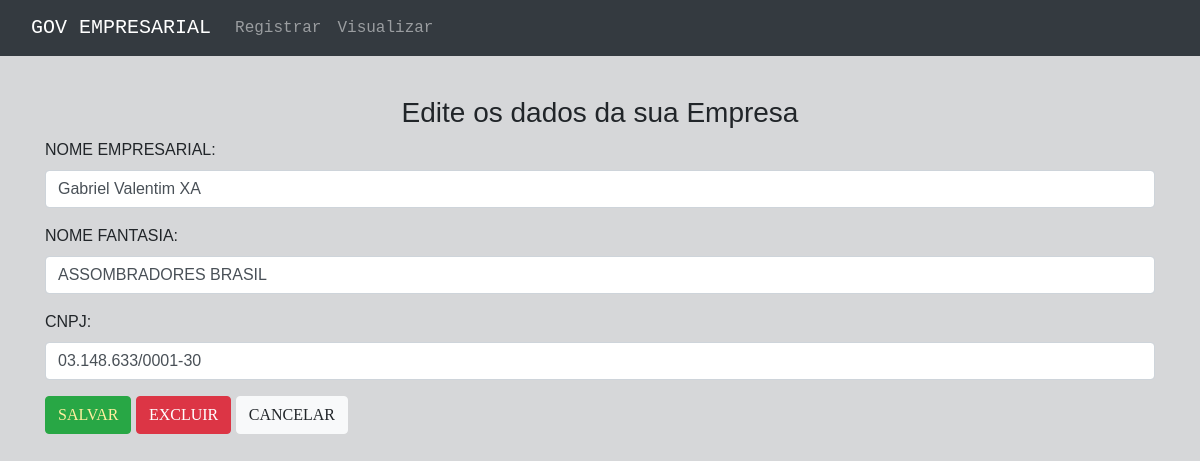
Page /Gabriel_Valentim_Avaliacao_2/Gabriel_Valentim_Empresa/view/secoes/editarEmpresa.php?id=1 on the committed database.
### tables this page shows
CREATE TABLE `empresarial` (
  `id` int(4) NOT NULL,
  `nome` varchar(50) NOT NULL,
  `nome_empresa` varchar(30) NOT NULL,
  `cnpj` varchar(20) NOT NULL
);

### Gabriel_Valentim_Avaliacao_2/Gabriel_Valentim_Empresa/model/conexao.php (called while the page is built, shortened)
<?php
	function query($sql) {
		global $conexao;
		mysqli_query($conexao, 'SET CHARACTER SET utf8');
		$query = mysqli_query($conexao, $sql) or die (mysqli_query_error);
		return $query;
	}
?>

### Gabriel_Valentim_Avaliacao_2/Gabriel_Valentim_Empresa/model/crudEmpresa.php (called while the page is built, shortened)
<?php
	include 'conexao.php';
	function buscarEmpresa($id) {
		$resultado = query("SELECT * FROM empresarial WHERE id=$id");
		return $resultado;
	}
?>

### Gabriel_Valentim_Avaliacao_2/Gabriel_Valentim_Empresa/view/secoes/editarEmpresa.php (the view, shortened to what this page needs)
<!DOCTYPE html>
<html lang="pt-br">
<head>
	<link rel="stylesheet" href="https://maxcdn.bootstrapcdn.com/bootstrap/4.0.0/css/bootstrap.min.css">
</head>
<body style="background-color: #d6d7d9;">
	<nav class="navbar navbar-expand-lg navbar navbar-dark bg-dark" style="font-family: Courier New;">
		<div class="container-fluid">
			<a class="navbar-brand" href="#">GOV EMPRESARIAL</a>
			<div class="collapse navbar-collapse" id="navbarSupportedContent">
				<ul class="navbar-nav me-auto mb-2 mb-lg-0">
					<li class="nav-item">
						<a class="nav-link" aria-current="page" href="../cadastrarEmpresa.php">Registrar</a>
					</li>
					<li class="nav-item">
						<a class="nav-link" href="visualizarEmpresa.php">Visualizar</a>
					</li>
				</ul>
			</div>
		</div>
	</nav>
	<div class="container" style="font-family: Helvetica;">
		<?php
			include '../../model/crudEmpresa.php';
			$id = $_GET["id"];
			$resultado = buscarEmpresa($id);
			$resultadoSeparado = mysqli_fetch_assoc($resultado);
		?>
		<form method="post" action="../../control/controleEmpresa.php">
			<div><p>&nbsp;</p></div>
			<div class="row h-100 justify-content-center align-items-center">
				<h3>Edite os dados da sua Empresa</h3>
			</div>
			<div class="mb-3">
				<label for="nome" class="form-label">NOME EMPRESARIAL:</label>
				<input type="text" class="form-control" id="nome" name="nome" placeholder="Digite o nome do(a) dono(a) da empresa" value="<?php echo $resultadoSeparado['nome']; ?>">
			</div>
			<div class="mb-3">
				<label for="nome_empresa" class="form-label">NOME FANTASIA:</label>
				<input type="text" class="form-control" id="nome_empresa" name="nome_empresa" placeholder="Digite o nome da empresa" value="<?php echo $resultadoSeparado['nome_empresa']; ?>">
			</div>
			<div class="mb-3">
				<label for="cnpj" class="form-label">CNPJ:</label>
				<input type="text" class="form-control" id="cnpj" name="cnpj" placeholder="99.999.999/9999-99"
				value="<?php echo $resultadoSeparado['cnpj']; ?>">
			</div>
			<button type="submit" class="btn btn-success" name="opcao" value="Editar" style="font-family: Arial Black; color: #ffef9f;">
				SALVAR
			</button>
			<button type="submit" class="btn btn-danger" name="opcao" value="Excluir" style="font-family: Arial Black;">EXCLUIR</button>
			<a class="btn btn-light" href="VisualizarEmpresa.php" style="font-family: Arial Black;">CANCELAR</a>
		</form>
	</div>
</body>
</html>

### rows in the picture
empresarial: nome "Gabriel Valentim XA", nome_empresa "ASSOMBRADORES BRASIL", cnpj "03.148.633/0001-30"
